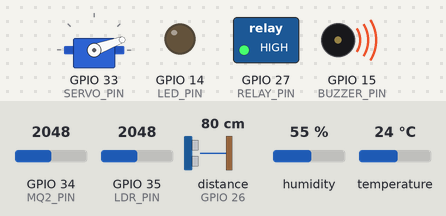
Bench run of a sketch on a simulated ESP32. Shown: servo, switched loads named in the sketch (green lamp = pin HIGH), output pins drawn as LEDs (lit = HIGH), buzzer (waves = sounding, pin HIGH). Wiring (inferred from the names in the program): ultrasonic range finder: trigger GPIO 25; echo GPIO 26. The inputs (shaded band) are chosen by the test bench; at power-on: distance to the obstacle (sensor on GPIO 26) 80 cm, temperature 24 °C, GPIO 35 (LDR_PIN) = 2048, GPIO 34 (MQ2_PIN) = 2048, humidity 55 %. The echo pulse lasts 58.3 µs per cm; WiFi joins after 1.5 s; servers stay silent unless stated; no MQTT or app messages arrive unless stated; pins used as bus, display or sensor lines are not drawn; what the sketch prints to the serial monitor is not drawn.

Above: at 2.7 s.
2.8 s: distance to the obstacle (sensor on GPIO 26) set to 22 cm
4.7 s: distance to the obstacle (sensor on GPIO 26) set to 19 cm
At 6.2 s:
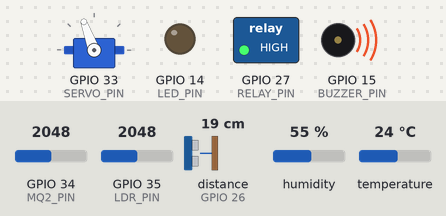
7.0 s: temperature set to 29.4 °C
8.7 s: temperature set to 30.7 °C
At 10.7 s:
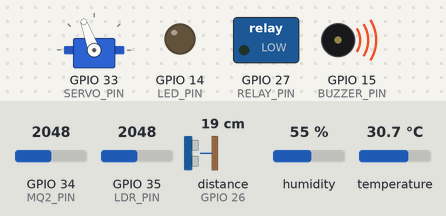
11.0 s: GPIO 35 (LDR_PIN) set to 2969
12.8 s: GPIO 35 (LDR_PIN) set to 3068
At 14.6 s:
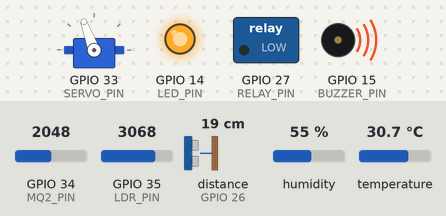
Timing chart, 0 to 16.1 s (numbered marks = the images above; inputs shaded):
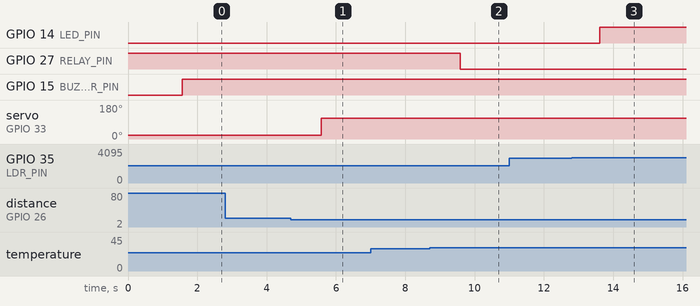

The sketch:

sketch_nov29a.ino
```cpp
#include <WiFi.h>
#include <PubSubClient.h>
#include <ArduinoJson.h>
#include <ESP32Servo.h>
#include "DHT.h"

/* ===== WIFI ===== */
const char* ssid = "A34 milik Achraf";
const char* password = "yusufislam";

/* ===== MQTT ===== */
const char* mqtt_server = "broker.hivemq.com";
const char* topicSensor  = "smarthome/sensor";
const char* topicControl = "smarthome/control";

/* ===== PIN ===== */
#define DHTPIN 4
#define DHTTYPE DHT22
#define MQ2_PIN 34
#define LDR_PIN 35
#define LED_PIN 14
#define RELAY_PIN 27
#define BUZZER_PIN 15
#define TRIG_PIN 25
#define ECHO_PIN 26
#define SERVO_PIN 33

WiFiClient espClient;
PubSubClient client(espClient);
DHT dht(DHTPIN, DHTTYPE);
Servo servo;

/* ===== VARIABLE ===== */
float batasSuhu = 30.0;
int gasThreshold = 800;
int ldrThreshold = 3000;

String MODE = "AUTO";

/* ===== STATE MANUAL ===== */
bool lampuManual = false;
bool kipasManual = false;
String gerbangManual = "TUTUP";

/* ===== WIFI ===== */
void setupWiFi() {
  Serial.print("🔌 Connecting WiFi");
  WiFi.begin(ssid, password);
  while (WiFi.status() != WL_CONNECTED) {
    delay(500);
    Serial.print(".");
  }
  Serial.println("\n✅ WiFi Connected");
}

/* ===== MQTT CALLBACK ===== */
void callback(char* topic, byte* payload, unsigned int length) {
  String msg;
  for (int i = 0; i < length; i++) msg += (char)payload[i];
  Serial.println("📥 MQTT CONTROL: " + msg);

  StaticJsonDocument<256> doc;
  if (deserializeJson(doc, msg)) return;

  if (doc.containsKey("mode")) {
    MODE = doc["mode"].as<String>();
    Serial.println("🔁 MODE -> " + MODE);
  }

  if (MODE == "MANUAL") {
    if (doc["lampu"] == "ON")  lampuManual = true;
    if (doc["lampu"] == "OFF") lampuManual = false;

    if (doc["kipas"] == "ON")  kipasManual = true;
    if (doc["kipas"] == "OFF") kipasManual = false;

    if (doc["gerbang"]) gerbangManual = doc["gerbang"].as<String>();
  }
}

/* ===== MQTT CONNECT ===== */
void reconnectMQTT() {
  while (!client.connected()) {
    if (client.connect("ESP32_SMART_HOME")) {
      client.subscribe(topicControl);
    } else {
      delay(2000);
    }
  }
}

void setup() {
  Serial.begin(115200);

  pinMode(LED_PIN, OUTPUT);
  pinMode(RELAY_PIN, OUTPUT);
  pinMode(BUZZER_PIN, OUTPUT);
  pinMode(TRIG_PIN, OUTPUT);
  pinMode(ECHO_PIN, INPUT);

  digitalWrite(RELAY_PIN, HIGH);
  servo.attach(SERVO_PIN);
  servo.write(20);

  dht.begin();
  setupWiFi();

  client.setServer(mqtt_server, 1883);
  client.setCallback(callback);
}

/* ===== LOOP ===== */
void loop() {
  if (!client.connected()) reconnectMQTT();
  client.loop();

  float suhu = dht.readTemperature();
  float hum  = dht.readHumidity();
  int gas    = analogRead(MQ2_PIN);
  int ldr    = analogRead(LDR_PIN);
  float jarak = 0;

  if (MODE == "AUTO") {

    digitalWrite(RELAY_PIN, suhu >= batasSuhu ? LOW : HIGH);
    digitalWrite(LED_PIN, ldr > ldrThreshold ? HIGH : LOW);
    digitalWrite(BUZZER_PIN, gas >= gasThreshold ? HIGH : LOW);

    digitalWrite(TRIG_PIN, LOW);
    delayMicroseconds(2);
    digitalWrite(TRIG_PIN, HIGH);
    delayMicroseconds(10);
    digitalWrite(TRIG_PIN, LOW);

    long duration = pulseIn(ECHO_PIN, HIGH, 30000);
    jarak = (duration > 0) ? duration * 0.034 / 2 : 0;

    servo.write(jarak < 20 ? 110 : 20);

  } else { // MANUAL
    digitalWrite(LED_PIN, lampuManual ? HIGH : LOW);
    digitalWrite(RELAY_PIN, kipasManual ? LOW : HIGH);
    servo.write(gerbangManual == "BUKA" ? 110 : 20);
  }

  /* ===== MQTT SENSOR ===== */
  StaticJsonDocument<256> doc;

  doc["mode"] = MODE;
  doc["suhu"] = suhu;
  doc["kelembapan"] = hum;
  doc["gas_value"] = gas;
  doc["gas_status"] = gas >= gasThreshold ? "Tidak Aman" : "Aman";
  doc["ldr_value"] = ldr;
  doc["lampu_status"] = digitalRead(LED_PIN) ? "Nyala" : "Mati";
  doc["kipas_status"] = digitalRead(RELAY_PIN) == LOW ? "Nyala" : "Mati";
  doc["jarak"] = jarak;
  doc["gerbang_status"] = servo.read() > 90 ? "Buka" : "Tutup";

  char buffer[256];
  serializeJson(doc, buffer);
  client.publish(topicSensor, buffer);

  delay(2000);
}
```

Measured:
- the behaviour switches between 21 and 20 cm on distance to the obstacle (sensor on GPIO 26) (found by bisection; images 0 and 1)
- the behaviour switches between 29.9 and 30 °C on temperature (found by bisection; images 1 and 2)
- the behaviour switches between 3000 and 3001 on GPIO 35 (LDR_PIN) (found by bisection; images 2 and 3)
- after the input at 2.8 s, every drawn part: stays the same
- after the input at 4.7 s, servo on GPIO 33 (SERVO_PIN): 20° → 110° after 0.88 s
- after the input at 7.0 s, every drawn part: stays the same
- after the input at 8.7 s, GPIO 27 (RELAY_PIN): HIGH → LOW after 0.89 s
- after the input at 11.0 s, every drawn part: stays the same
- after the input at 12.8 s, GPIO 14 (LED_PIN): LOW → HIGH after 0.81 s
